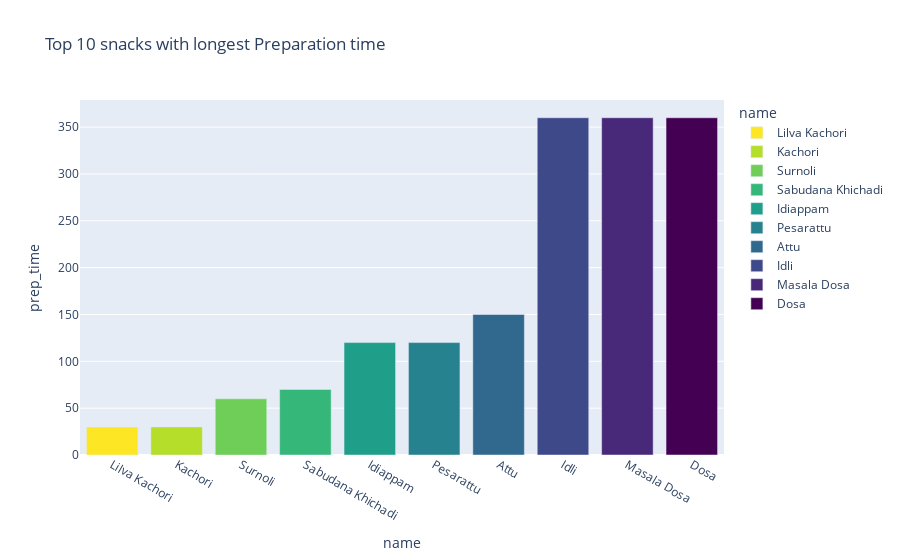

The code cell stored with this chart in its notebook:
### Code cell
bar_plot_plotly('snack','prep_time','Viridis_r', 'Top 10 snacks with longest Preparation time')

### Figure 1 — Plotly figure (JSON) as saved in the notebook; plotly's stock layout.template omitted (floating-point values rounded to 4 significant figures)
{"data": [{"alignmentgroup": "True", "hovertemplate": "name=%{x}<br>prep_time=%{y}<extra></extra>", "legendgroup": "Lilva Kachori", "marker": {"color": "#fde725", "pattern": {"shape": ""}}, "name": "Lilva Kachori", "offsetgroup": "Lilva Kachori", "orientation": "v", "showlegend": true, "textposition": "auto", "type": "bar", "x": ["Lilva Kachori"], "xaxis": "x", "y": [30], "yaxis": "y"}, {"alignmentgroup": "True", "hovertemplate": "name=%{x}<br>prep_time=%{y}<extra></extra>", "legendgroup": "Kachori", "marker": {"color": "#b5de2b", "pattern": {"shape": ""}}, "name": "Kachori", "offsetgroup": "Kachori", "orientation": "v", "showlegend": true, "textposition": "auto", "type": "bar", "x": ["Kachori"], "xaxis": "x", "y": [30], "yaxis": "y"}, {"alignmentgroup": "True", "hovertemplate": "name=%{x}<br>prep_time=%{y}<extra></extra>", "legendgroup": "Surnoli", "marker": {"color": "#6ece58", "pattern": {"shape": ""}}, "name": "Surnoli", "offsetgroup": "Surnoli", "orientation": "v", "showlegend": true, "textposition": "auto", "type": "bar", "x": ["Surnoli"], "xaxis": "x", "y": [60], "yaxis": "y"}, {"alignmentgroup": "True", "hovertemplate": "name=%{x}<br>prep_time=%{y}<extra></extra>", "legendgroup": "Sabudana Khichadi", "marker": {"color": "#35b779", "pattern": {"shape": ""}}, "name": "Sabudana Khichadi", "offsetgroup": "Sabudana Khichadi", "orientation": "v", "showlegend": true, "textposition": "auto", "type": "bar", "x": ["Sabudana Khichadi"], "xaxis": "x", "y": [70], "yaxis": "y"}, {"alignmentgroup": "True", "hovertemplate": "name=%{x}<br>prep_time=%{y}<extra></extra>", "legendgroup": "Idiappam", "marker": {"color": "#1f9e89", "pattern": {"shape": ""}}, "name": "Idiappam", "offsetgroup": "Idiappam", "orientation": "v", "showlegend": true, "textposition": "auto", "type": "bar", "x": ["Idiappam"], "xaxis": "x", "y": [120], "yaxis": "y"}, {"alignmentgroup": "True", "hovertemplate": "name=%{x}<br>prep_time=%{y}<extra></extra>", "legendgroup": "Pesarattu", "marker": {"color": "#26828e", "pattern": {"shape": ""}}, "name": "Pesarattu", "offsetgroup": "Pesarattu", "orientation": "v", "showlegend": true, "textposition": "auto", "type": "bar", "x": ["Pesarattu"], "xaxis": "x", "y": [120], "yaxis": "y"}, {"alignmentgroup": "True", "hovertemplate": "name=%{x}<br>prep_time=%{y}<extra></extra>", "legendgroup": "Attu", "marker": {"color": "#31688e", "pattern": {"shape": ""}}, "name": "Attu", "offsetgroup": "Attu", "orientation": "v", "showlegend": true, "textposition": "auto", "type": "bar", "x": ["Attu"], "xaxis": "x", "y": [150], "yaxis": "y"}, {"alignmentgroup": "True", "hovertemplate": "name=%{x}<br>prep_time=%{y}<extra></extra>", "legendgroup": "Idli", "marker": {"color": "#3e4989", "pattern": {"shape": ""}}, "name": "Idli", "offsetgroup": "Idli", "orientation": "v", "showlegend": true, "textposition": "auto", "type": "bar", "x": ["Idli"], "xaxis": "x", "y": [360], "yaxis": "y"}, {"alignmentgroup": "True", "hovertemplate": "name=%{x}<br>prep_time=%{y}<extra></extra>", "legendgroup": "Masala Dosa", "marker": {"color": "#482878", "pattern": {"shape": ""}}, "name": "Masala Dosa", "offsetgroup": "Masala Dosa", "orientation": "v", "showlegend": true, "textposition": "auto", "type": "bar", "x": ["Masala Dosa"], "xaxis": "x", "y": [360], "yaxis": "y"}, {"alignmentgroup": "True", "hovertemplate": "name=%{x}<br>prep_time=%{y}<extra></extra>", "legendgroup": "Dosa", "marker": {"color": "#440154", "pattern": {"shape": ""}}, "name": "Dosa", "offsetgroup": "Dosa", "orientation": "v", "showlegend": true, "textposition": "auto", "type": "bar", "x": ["Dosa"], "xaxis": "x", "y": [360], "yaxis": "y"}], "layout": {"barmode": "relative", "legend": {"title": {"text": "name"}, "tracegroupgap": 0}, "title": {"text": "Top 10 snacks with longest Preparation time"}, "xaxis": {"anchor": "y", "categoryarray": ["Lilva Kachori", "Kachori", "Surnoli", "Sabudana Khichadi", "Idiappam", "Pesarattu", "Attu", "Idli", "Masala Dosa", "Dosa"], "categoryorder": "array", "domain": [0, 1], "title": {"text": "name"}}, "yaxis": {"anchor": "x", "domain": [0, 1], "title": {"text": "prep_time"}}}}
